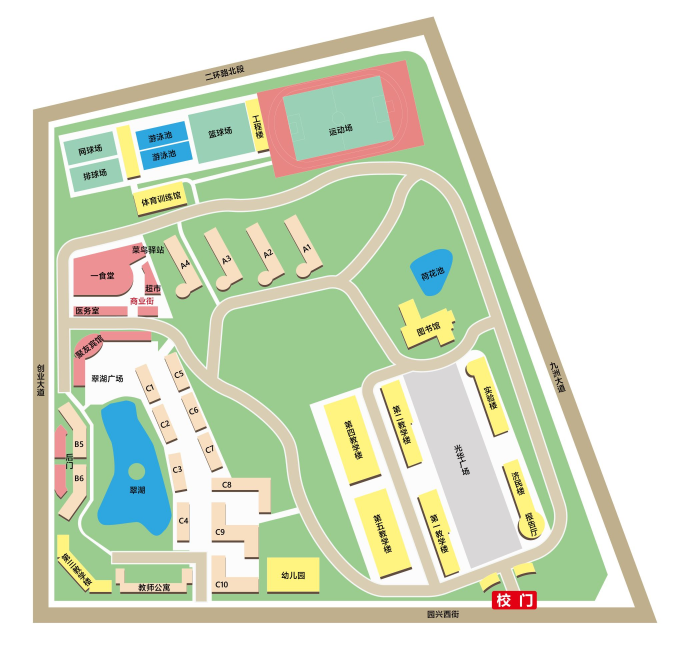
#> input picture src/main/webapp/campus3d/img/plan_official.jpg, 2048 x 1998 px (shown at 1/3 size)
$ python build_lawn_ground.py
#> lines starting #> are read from the running program, lines starting #| are printed output that depends on the picture; after the words box and inside, x2 and y2 are one past the last pixel; in counts of white or black regions, pixels touching at a corner belong together
#!/usr/bin/env python3
"""
中心草坪细节场景底图生成：从官方平面图 campus3d/img/plan_official.jpg 裁出中心草坪周边，
按颜色把每个像素归类为 草地 / 道路 / 白色铺地 / 灰色广场 / 水面，建筑、阴影、文字像素用最近的地面类别填掉
（建筑由场景按 campus_layout.json 挤出），再平滑去 JPEG 噪点、放大 2 倍并做抗锯齿，输出扁平纯色底图
campus3d/lawn/lawn-ground.png。场景同时按这张图的颜色判断“草坪 / 道路 / 铺地”，作为动植物放置规则。
用法：python3 tools/build_lawn_ground.py   （依赖 numpy、scipy、Pillow）
"""
import os
import numpy as np
from PIL import Image
from scipy import ndimage

ROOT = os.path.dirname(os.path.dirname(os.path.abspath(__file__)))
SRC = os.path.join(ROOT, "src/main/webapp/campus3d/img/plan_official.jpg")
OUT = os.path.join(ROOT, "src/main/webapp/campus3d/lawn/lawn-ground.png")
# 裁剪范围（平面图像素）：与 lawn-scene.js 的 REGION 保持一致
X0, Y0, X1, Y1 = 480, 615, 1385, 1455
UP = 2

# 地面类别：平面图取色 → 输出色（扁平插画风）
GROUND = [
    ("grass", (154, 204, 143), (156, 204, 142)),
    ("road", (217, 205, 179), (221, 208, 180)),
    ("white", (250, 251, 248), (251, 250, 244)),
    ("plaza", (217, 215, 216), (220, 218, 219)),
    ("water", (40, 169, 224), (58, 166, 220)),
]
# 需要填掉的像素：建筑屋面（黄 / 肉色 / 粉）、深色侧面阴影、文字、红色标签
OTHER = [(255, 244, 128), (249, 222, 193), (238, 150, 150), (92, 74, 60), (60, 50, 45), (20, 20, 20), (200, 40, 40), (62, 149, 168)]

im = np.asarray(Image.open(SRC).convert("RGB"), dtype=np.float32)[Y0:Y1, X0:X1]
pal = np.array([g[1] for g in GROUND] + OTHER, dtype=np.float32)
d = ((im[:, :, None, :] - pal[None, None, :, :]) ** 2).sum(-1)
cls = d.argmin(-1)
#> cls: shape (840, 905) int64; 12 distinct labels, from 0 to 12
n = len(GROUND)
cls[cls >= n] = n
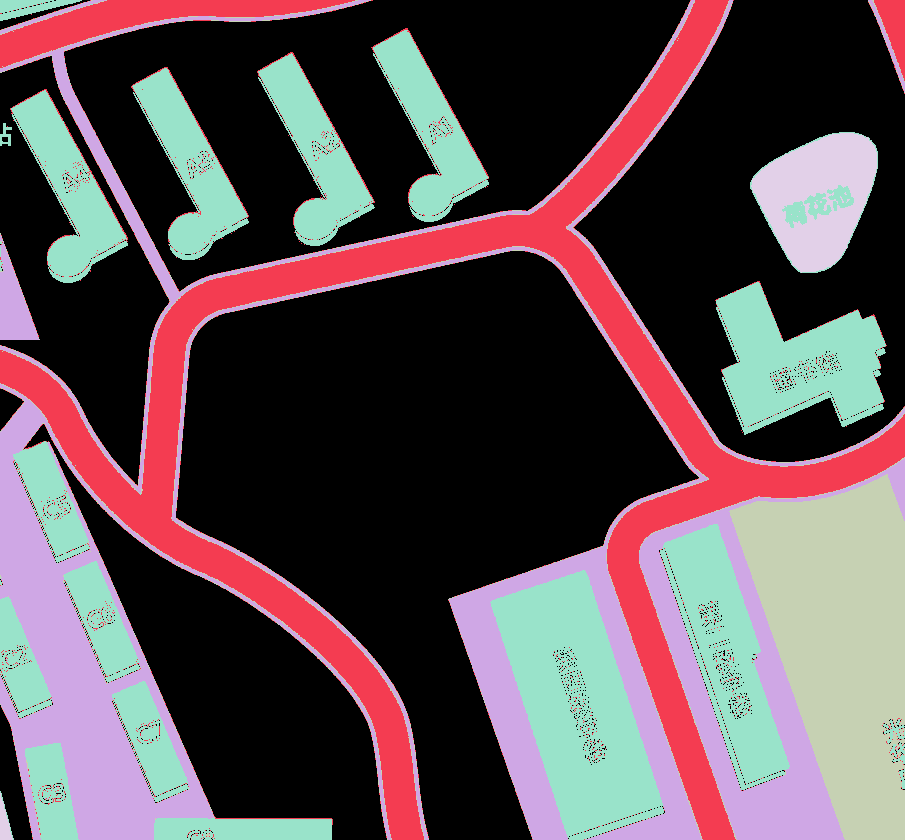
#> cls: shape (840, 905) int64; 6 distinct labels, from 0 to 5; one colour per label, 0 black
# 先连同“待填”类一起做多数平滑，去掉建筑内部的噪点，再把待填像素换成最近的地面类别
oh = np.stack([(cls == k).astype(np.float32) for k in range(n + 1)], -1)
oh[..., n] *= 1.3
cls = ndimage.gaussian_filter(oh, sigma=(1.6, 1.6, 0)).argmax(-1)
#> cls: shape (840, 905) int64; 6 distinct labels, from 0 to 5
other = ndimage.binary_dilation(cls == n, iterations=2)
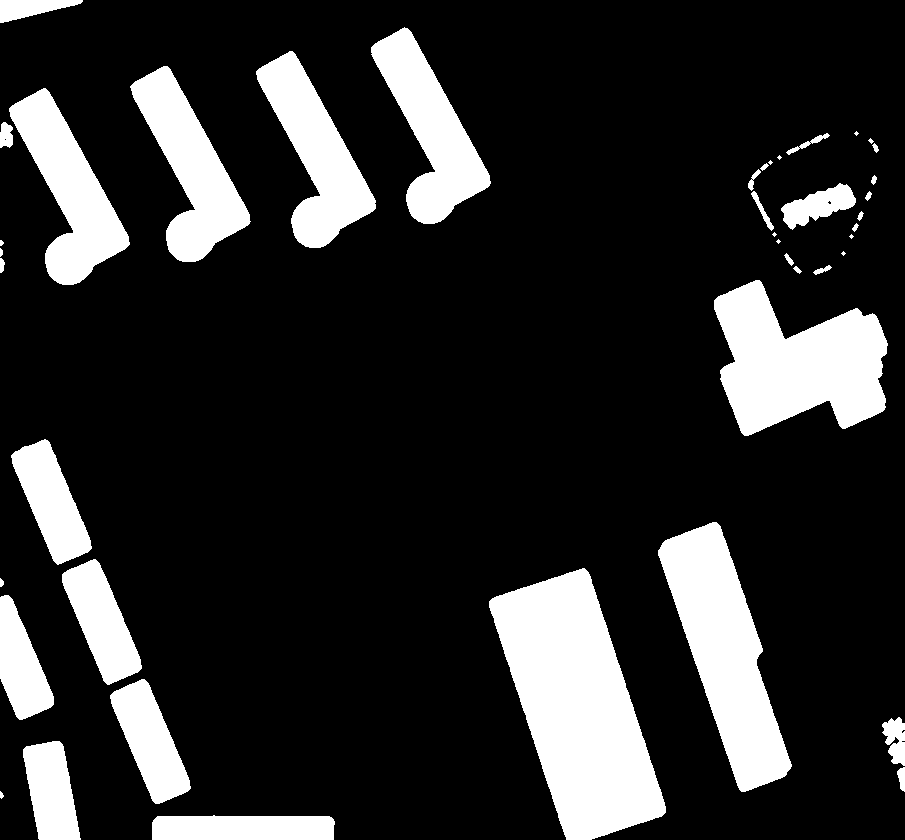
#> other: shape (840, 905) bool; 17.7% white; 43 white regions (9 under 20 px), largest, box (x1, y1, x2, y2) and area: (489, 568, 666, 840) 27354, (714, 280, 888, 436) 17227, (658, 522, 792, 792) 16650
_, (iy, ix) = ndimage.distance_transform_edt(other, return_indices=True)
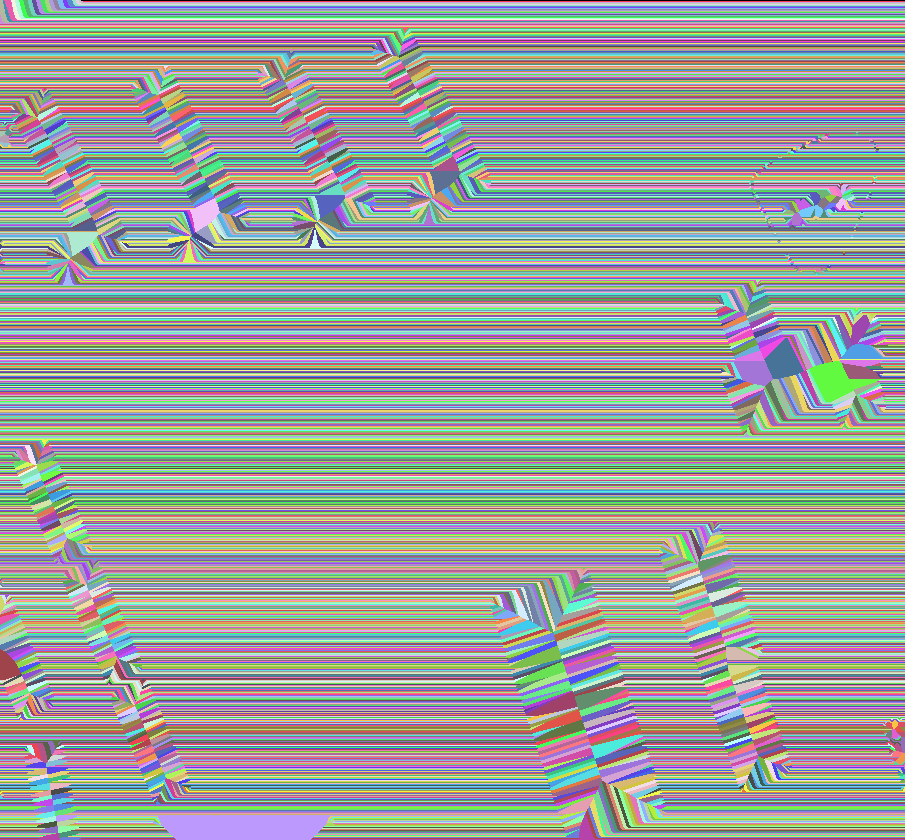
#> iy: shape (840, 905) int32; 840 distinct labels, from 0 to 839; one colour per label, 0 black
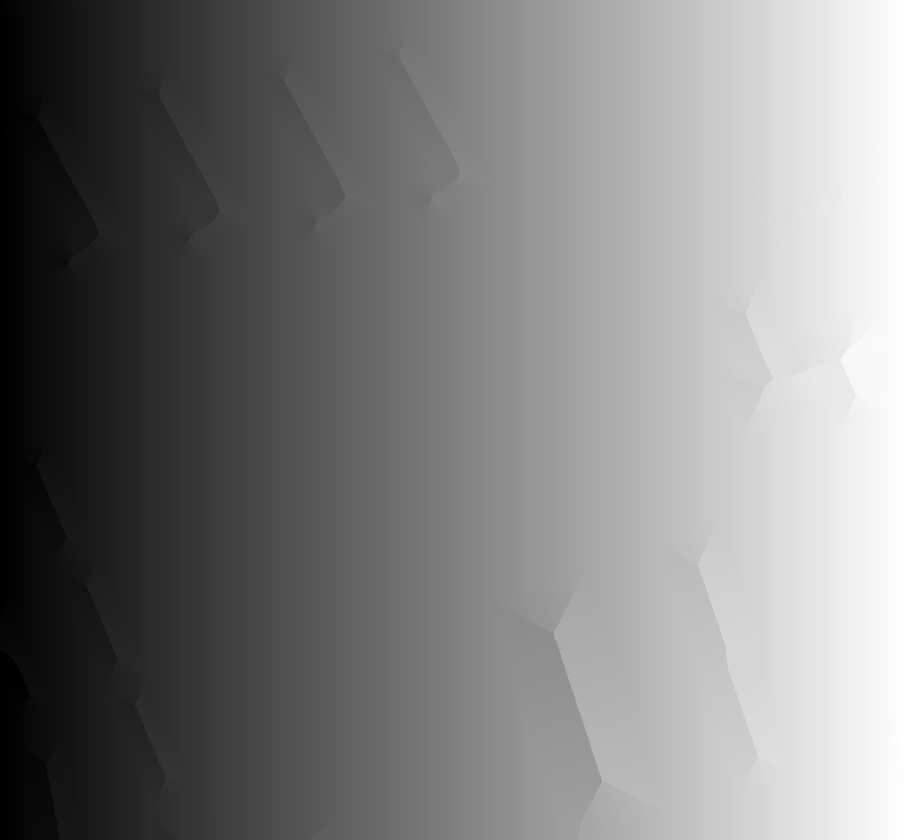
#> ix: shape (840, 905) int32; min 0, max 904, mean 452; drawn with min black and max white
cls = cls[iy, ix]
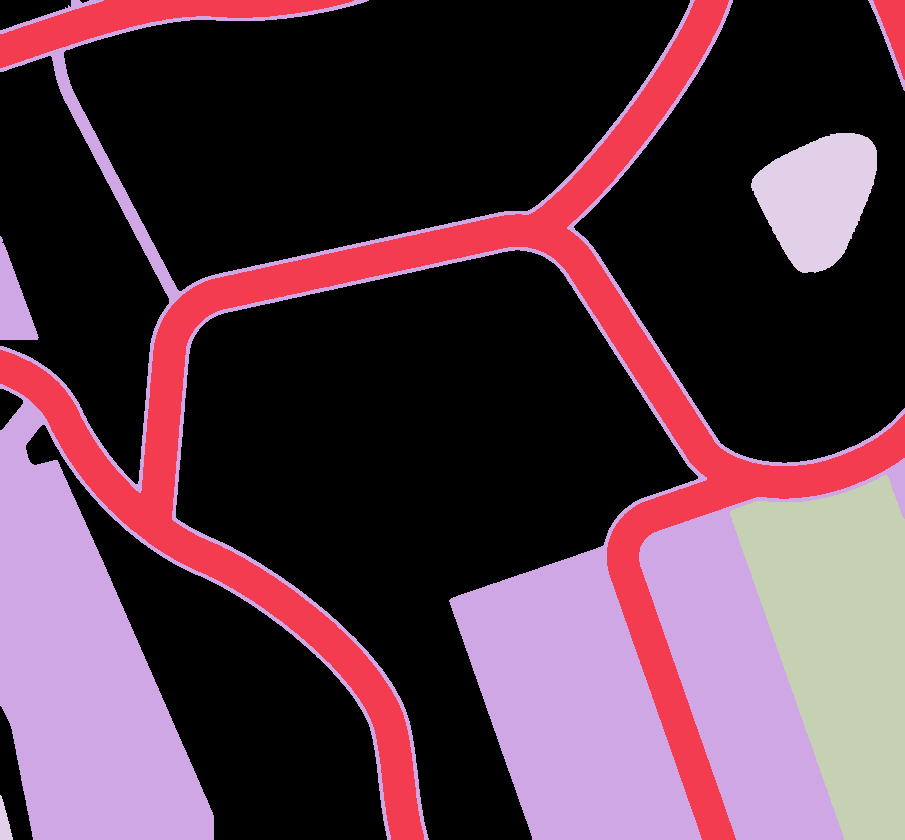
#> cls: shape (840, 905) int64; 5 distinct labels, from 0 to 4; one colour per label, 0 black
# 平滑：每类 one-hot 高斯模糊后取最大（去掉 JPEG 噪点与小孔）
oh = np.stack([(cls == k).astype(np.float32) for k in range(n)], -1)
oh = ndimage.gaussian_filter(oh, sigma=(1.1, 1.1, 0))
cls = oh.argmax(-1)
#> cls: shape (840, 905) int64; 5 distinct labels, from 0 to 4
# 放大 + 抗锯齿着色
oh = np.stack([(cls == k).astype(np.float32) for k in range(n)], -1)
oh = ndimage.zoom(oh, (UP, UP, 1), order=1)
oh = ndimage.gaussian_filter(oh, sigma=(0.7, 0.7, 0))
w = np.clip(oh, 0, 1) ** 3
w /= w.sum(-1, keepdims=True) + 1e-6
col = (w[..., None] * np.array([g[2] for g in GROUND], dtype=np.float32)[None, None]).sum(-2)
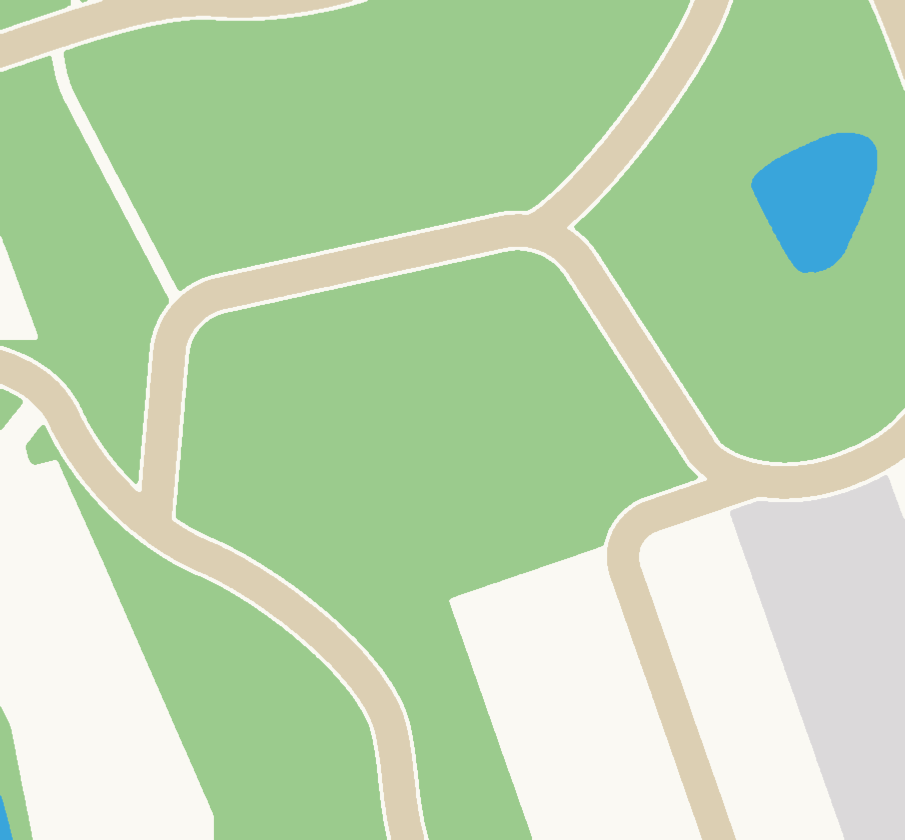
#> col: shape (1680, 1810, 3) float32 (shown at 1/2 size); mean of channels 0, 1, 2 186.6, 211.2, 173.7; drawn as R, G, B
Image.fromarray(np.clip(col + 0.5, 0, 255).astype(np.uint8)).quantize(colors=48, method=Image.Quantize.MEDIANCUT, dither=Image.Dither.NONE).save(OUT, optimize=True)
print("wrote", OUT, os.path.getsize(OUT), "bytes", col.shape)
#| wrote src/main/webapp/campus3d/lawn/lawn-ground.png 38391 bytes (1680, 1810, 3)
